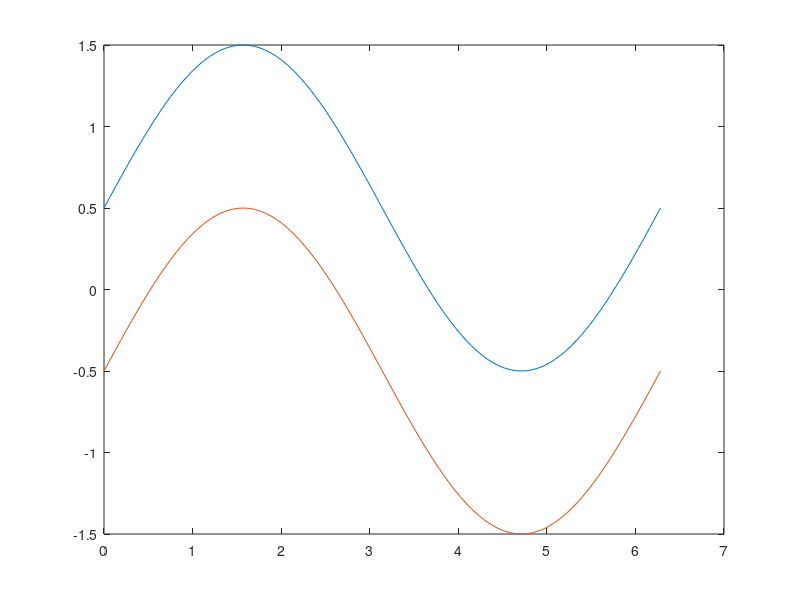

Here is the MATLAB script that generated this plot: (Note: this script raises an error after producing the figure.)
%This code is used for generate sin pattern 

%% define geometry
clear;
x=0:pi/50:2*pi;
y1=sin(x)+0.5;
y2=sin(x)-0.5;
n=length(x);
%% figure
plot(x,y1);
hold on;
plot(x,y2);
%% polygon coordinate
k=zeros(2*n,2);
    for i=1:n
        k(i,1)=x(1,i);
        k(i,2)=y1(1,i);
        k(n+i,1)=x(1,n+1-i);
        k(n+i,2)=y2(1,n+1-i);
    end

%% output element
ka=gds_element('boundary','xy',k,'layer',2);

%% creat a structure to hold element
sa=gds_structure('sine',ka);

%% output gds file
glib=gds_library('sine','uunit',1e-6,'dbunit',1e-9,sa);
write_gds_library(glib,'!sine.gds');
